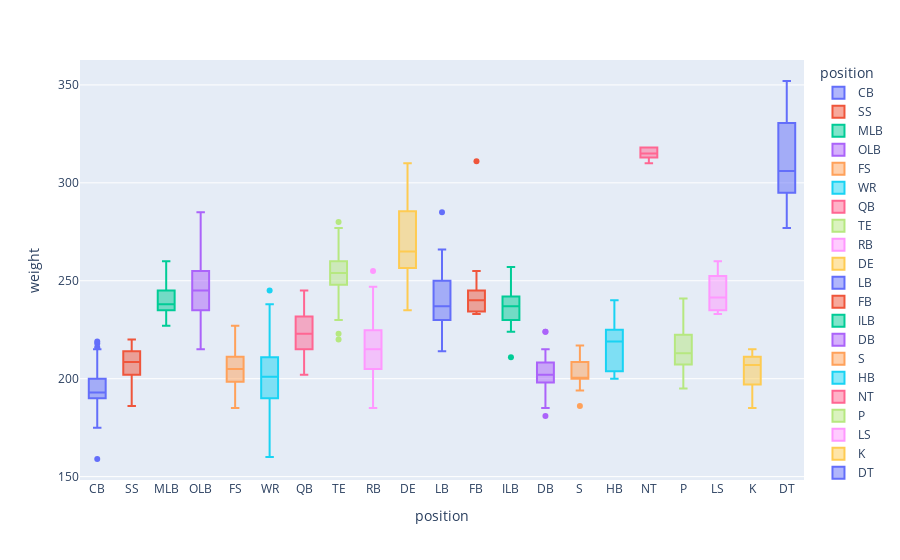

Here is the notebook cell this chart was saved with:
### Code cell
fig =px.box(players, x='position', y='weight',color = 'position')
fig.show()

### Figure 1 — Plotly figure (JSON) as saved in the notebook; plotly's stock layout.template omitted (floating-point values rounded to 4 significant figures; data arrays with more than 128 entries replaced by an {"elided": "..."} marker saying what was removed)
{"data": [{"alignmentgroup": "True", "hovertemplate": "position=%{x}<br>weight=%{y}<extra></extra>", "legendgroup": "CB", "marker": {"color": "#636efa"}, "name": "CB", "notched": false, "offsetgroup": "CB", "orientation": "v", "showlegend": true, "type": "box", "x": {"elided": "195 str values"}, "x0": " ", "xaxis": "x", "y": {"elided": "195 int values"}, "y0": " ", "yaxis": "y"}, {"alignmentgroup": "True", "hovertemplate": "position=%{x}<br>weight=%{y}<extra></extra>", "legendgroup": "SS", "marker": {"color": "#EF553B"}, "name": "SS", "notched": false, "offsetgroup": "SS", "orientation": "v", "showlegend": true, "type": "box", "x": ["SS", "SS", "SS", "SS", "SS", "SS", "SS", "SS", "SS", "SS", "SS", "SS", "SS", "SS", "SS", "SS", "SS", "SS", "SS", "SS", "SS", "SS", "SS", "SS", "SS", "SS", "SS", "SS", "SS", "SS", "SS", "SS", "SS", "SS", "SS", "SS", "SS", "SS", "SS", "SS", "SS", "SS", "SS", "SS", "SS", "SS", "SS", "SS", "SS", "SS", "SS", "SS", "SS", "SS", "SS", "SS", "SS", "SS"], "x0": " ", "xaxis": "x", "y": [186, 190, 204, 211, 197, 205, 210, 210, 202, 209, 210, 214, 215, 215, 204, 215, 208, 203, 199, 218, 195, 218, 210, 205, 212, 220, 200, 213, 208, 197, 207, 209, 200, 210, 195, 215, 210, 220, 210, 215, 191, 202, 220, 215, 205, 203, 195, 200, 216, 207, 200, 215, 220, 198, 205, 208, 210, 212], "y0": " ", "yaxis": "y"}, {"alignmentgroup": "True", "hovertemplate": "position=%{x}<br>weight=%{y}<extra></extra>", "legendgroup": "MLB", "marker": {"color": "#00cc96"}, "name": "MLB", "notched": false, "offsetgroup": "MLB", "orientation": "v", "showlegend": true, "type": "box", "x": ["MLB", "MLB", "MLB", "MLB", "MLB", "MLB", "MLB", "MLB", "MLB", "MLB", "MLB", "MLB", "MLB", "MLB", "MLB", "MLB", "MLB", "MLB", "MLB", "MLB", "MLB", "MLB", "MLB", "MLB", "MLB", "MLB", "MLB", "MLB", "MLB"], "x0": " ", "xaxis": "x", "y": [227, 236, 245, 255, 235, 260, 238, 230, 227, 241, 238, 238, 245, 240, 245, 235, 235, 232, 235, 239, 242, 245, 240, 242, 235, 246, 249, 229, 232], "y0": " ", "yaxis": "y"}, {"alignmentgroup": "True", "hovertemplate": "position=%{x}<br>weight=%{y}<extra></extra>", "legendgroup": "OLB", "marker": {"color": "#ab63fa"}, "name": "OLB", "notched": false, "offsetgroup": "OLB", "orientation": "v", "showlegend": true, "type": "box", "x": ["OLB", "OLB", "OLB", "OLB", "OLB", "OLB", "OLB", "OLB", "OLB", "OLB", "OLB", "OLB", "OLB", "OLB", "OLB", "OLB", "OLB", "OLB", "OLB", "OLB", "OLB", "OLB", "OLB", "OLB", "OLB", "OLB", "OLB", "OLB", "OLB", "OLB", "OLB", "OLB", "OLB", "OLB", "OLB", "OLB", "OLB", "OLB", "OLB", "OLB", "OLB", "OLB", "OLB", "OLB", "OLB", "OLB", "OLB", "OLB", "OLB", "OLB", "OLB", "OLB", "OLB", "OLB", "OLB", "OLB", "OLB", "OLB", "OLB", "OLB", "OLB", "OLB", "OLB", "OLB", "OLB", "OLB", "OLB", "OLB", "OLB", "OLB", "OLB", "OLB", "OLB", "OLB", "OLB", "OLB", "OLB", "OLB", "OLB", "OLB", "OLB", "OLB", "OLB", "OLB", "OLB", "OLB", "OLB", "OLB", "OLB", "OLB", "OLB", "OLB", "OLB", "OLB", "OLB", "OLB", "OLB", "OLB", "OLB", "OLB"], "x0": " ", "xaxis": "x", "y": [232, 230, 230, 272, 261, 245, 223, 265, 244, 240, 255, 269, 252, 235, 255, 235, 242, 244, 257, 242, 239, 250, 261, 246, 258, 250, 240, 233, 240, 255, 262, 220, 250, 215, 244, 265, 265, 265, 253, 230, 243, 222, 240, 255, 265, 245, 259, 259, 256, 233, 234, 250, 245, 241, 263, 265, 245, 221, 250, 232, 255, 244, 230, 241, 250, 263, 250, 250, 240, 235, 235, 225, 228, 230, 229, 245, 255, 234, 255, 240, 235, 254, 236, 258, 225, 238, 246, 240, 265, 245, 240, 275, 285, 235, 260, 248, 252, 233, 253, 275], "y0": " ", "yaxis": "y"}, {"alignmentgroup": "True", "hovertemplate": "position=%{x}<br>weight=%{y}<extra></extra>", "legendgroup": "FS", "marker": {"color": "#FFA15A"}, "name": "FS", "notched": false, "offsetgroup": "FS", "orientation": "v", "showlegend": true, "type": "box", "x": ["FS", "FS", "FS", "FS", "FS", "FS", "FS", "FS", "FS", "FS", "FS", "FS", "FS", "FS", "FS", "FS", "FS", "FS", "FS", "FS", "FS", "FS", "FS", "FS", "FS", "FS", "FS", "FS", "FS", "FS", "FS", "FS", "FS", "FS", "FS", "FS", "FS", "FS", "FS", "FS", "FS", "FS", "FS", "FS", "FS", "FS", "FS", "FS", "FS", "FS", "FS", "FS", "FS", "FS", "FS", "FS", "FS", "FS", "FS", "FS", "FS", "FS", "FS", "FS", "FS"], "x0": " ", "xaxis": "x", "y": [216, 195, 196, 195, 191, 205, 213, 205, 216, 212, 212, 190, 195, 205, 205, 195, 190, 212, 201, 205, 195, 205, 212, 205, 205, 214, 202, 211, 195, 212, 207, 185, 200, 210, 205, 214, 206, 199, 225, 215, 205, 193, 219, 214, 194, 210, 202, 204, 202, 202, 207, 205, 202, 190, 227, 202, 206, 202, 221, 195, 197, 208, 203, 202, 203], "y0": " ", "yaxis": "y"}, {"alignmentgroup": "True", "hovertemplate": "position=%{x}<br>weight=%{y}<extra></extra>", "legendgroup": "WR", "marker": {"color": "#19d3f3"}, "name": "WR", "notched": false, "offsetgroup": "WR", "orientation": "v", "showlegend": true, "type": "box", "x": {"elided": "228 str values"}, "x0": " ", "xaxis": "x", "y": {"elided": "228 int values"}, "y0": " ", "yaxis": "y"}, {"alignmentgroup": "True", "hovertemplate": "position=%{x}<br>weight=%{y}<extra></extra>", "legendgroup": "QB", "marker": {"color": "#FF6692"}, "name": "QB", "notched": false, "offsetgroup": "QB", "orientation": "v", "showlegend": true, "type": "box", "x": ["QB", "QB", "QB", "QB", "QB", "QB", "QB", "QB", "QB", "QB", "QB", "QB", "QB", "QB", "QB", "QB", "QB", "QB", "QB", "QB", "QB", "QB", "QB", "QB", "QB", "QB", "QB", "QB", "QB", "QB", "QB", "QB", "QB", "QB", "QB", "QB", "QB", "QB", "QB", "QB", "QB", "QB", "QB", "QB", "QB", "QB", "QB", "QB", "QB", "QB", "QB", "QB", "QB", "QB", "QB", "QB", "QB", "QB", "QB", "QB", "QB", "QB", "QB", "QB", "QB", "QB", "QB", "QB", "QB", "QB", "QB"], "x0": " ", "xaxis": "x", "y": [243, 217, 225, 245, 237, 212, 240, 215, 240, 220, 207, 222, 235, 225, 221, 228, 209, 236, 218, 213, 224, 238, 245, 225, 215, 235, 220, 225, 225, 210, 223, 228, 202, 230, 231, 225, 215, 215, 215, 221, 237, 235, 215, 229, 231, 240, 215, 245, 221, 235, 215, 235, 210, 210, 220, 216, 215, 218, 234, 215, 212, 213, 232, 219, 219, 225, 211, 227, 222, 230, 231], "y0": " ", "yaxis": "y"}, {"alignmentgroup": "True", "hovertemplate": "position=%{x}<br>weight=%{y}<extra></extra>", "legendgroup": "TE", "marker": {"color": "#B6E880"}, "name": "TE", "notched": false, "offsetgroup": "TE", "orientation": "v", "showlegend": true, "type": "box", "x": ["TE", "TE", "TE", "TE", "TE", "TE", "TE", "TE", "TE", "TE", "TE", "TE", "TE", "TE", "TE", "TE", "TE", "TE", "TE", "TE", "TE", "TE", "TE", "TE", "TE", "TE", "TE", "TE", "TE", "TE", "TE", "TE", "TE", "TE", "TE", "TE", "TE", "TE", "TE", "TE", "TE", "TE", "TE", "TE", "TE", "TE", "TE", "TE", "TE", "TE", "TE", "TE", "TE", "TE", "TE", "TE", "TE", "TE", "TE", "TE", "TE", "TE", "TE", "TE", "TE", "TE", "TE", "TE", "TE", "TE", "TE", "TE", "TE", "TE", "TE", "TE", "TE", "TE", "TE", "TE", "TE", "TE", "TE", "TE", "TE", "TE", "TE", "TE", "TE", "TE", "TE", "TE", "TE", "TE", "TE", "TE", "TE", "TE", "TE", "TE", "TE", "TE", "TE", "TE", "TE", "TE", "TE", "TE", "TE", "TE", "TE", "TE", "TE", "TE", "TE", "TE", "TE", "TE", "TE", "TE", "TE", "TE", "TE", "TE", "TE", "TE", "TE", "TE"], "x0": " ", "xaxis": "x", "y": [250, 256, 268, 254, 253, 246, 270, 252, 250, 246, 255, 250, 270, 246, 261, 245, 262, 253, 255, 250, 255, 260, 252, 248, 240, 260, 248, 253, 265, 260, 277, 243, 255, 245, 250, 250, 255, 235, 256, 242, 262, 245, 240, 255, 255, 242, 248, 243, 255, 255, 260, 260, 260, 255, 255, 242, 250, 265, 268, 238, 247, 267, 265, 254, 268, 250, 257, 263, 252, 258, 254, 257, 240, 240, 232, 255, 255, 255, 265, 265, 254, 257, 260, 267, 230, 223, 246, 255, 252, 250, 257, 255, 250, 265, 245, 280, 261, 267, 243, 253, 260, 267, 255, 248, 252, 252, 245, 237, 265, 256, 220, 254, 265, 252, 265, 240, 250, 251, 257, 258, 257, 247, 255, 250, 265, 245, 252, 237], "y0": " ", "yaxis": "y"}, {"alignmentgroup": "True", "hovertemplate": "position=%{x}<br>weight=%{y}<extra></extra>", "legendgroup": "RB", "marker": {"color": "#FF97FF"}, "name": "RB", "notched": false, "offsetgroup": "RB", "orientation": "v", "showlegend": true, "type": "box", "x": {"elided": "135 str values"}, "x0": " ", "xaxis": "x", "y": {"elided": "135 int values"}, "y0": " ", "yaxis": "y"}, {"alignmentgroup": "True", "hovertemplate": "position=%{x}<br>weight=%{y}<extra></extra>", "legendgroup": "DE", "marker": {"color": "#FECB52"}, "name": "DE", "notched": false, "offsetgroup": "DE", "orientation": "v", "showlegend": true, "type": "box", "x": ["DE", "DE", "DE", "DE", "DE", "DE", "DE", "DE", "DE", "DE", "DE", "DE", "DE", "DE", "DE", "DE", "DE", "DE", "DE", "DE", "DE", "DE", "DE", "DE", "DE", "DE", "DE", "DE", "DE", "DE", "DE", "DE", "DE", "DE", "DE", "DE", "DE", "DE", "DE", "DE", "DE", "DE", "DE", "DE", "DE", "DE", "DE", "DE", "DE"], "x0": " ", "xaxis": "x", "y": [246, 249, 302, 243, 265, 235, 270, 289, 263, 265, 246, 260, 255, 288, 252, 255, 300, 300, 255, 260, 272, 301, 275, 247, 262, 265, 280, 265, 300, 280, 281, 285, 265, 288, 273, 265, 310, 265, 287, 259, 260, 268, 296, 259, 257, 295, 254, 240, 279], "y0": " ", "yaxis": "y"}, {"alignmentgroup": "True", "hovertemplate": "position=%{x}<br>weight=%{y}<extra></extra>", "legendgroup": "LB", "marker": {"color": "#636efa"}, "name": "LB", "notched": false, "offsetgroup": "LB", "orientation": "v", "showlegend": true, "type": "box", "x": ["LB", "LB", "LB", "LB", "LB", "LB", "LB", "LB", "LB", "LB", "LB", "LB", "LB", "LB", "LB", "LB", "LB", "LB", "LB", "LB", "LB", "LB", "LB", "LB", "LB", "LB", "LB", "LB", "LB", "LB", "LB", "LB", "LB", "LB", "LB", "LB", "LB", "LB", "LB", "LB", "LB", "LB", "LB", "LB", "LB", "LB", "LB", "LB", "LB", "LB", "LB", "LB", "LB", "LB", "LB", "LB", "LB", "LB"], "x0": " ", "xaxis": "x", "y": [230, 215, 250, 235, 230, 250, 230, 242, 225, 255, 250, 245, 256, 260, 230, 235, 260, 216, 251, 285, 220, 255, 254, 229, 230, 236, 250, 240, 225, 234, 233, 244, 226, 230, 246, 244, 227, 233, 266, 238, 254, 260, 235, 228, 228, 223, 252, 231, 232, 235, 251, 240, 245, 214, 249, 222, 240, 258], "y0": " ", "yaxis": "y"}, {"alignmentgroup": "True", "hovertemplate": "position=%{x}<br>weight=%{y}<extra></extra>", "legendgroup": "FB", "marker": {"color": "#EF553B"}, "name": "FB", "notched": false, "offsetgroup": "FB", "orientation": "v", "showlegend": true, "type": "box", "x": ["FB", "FB", "FB", "FB", "FB", "FB", "FB", "FB", "FB", "FB", "FB", "FB", "FB", "FB", "FB", "FB", "FB", "FB", "FB"], "x0": " ", "xaxis": "x", "y": [233, 311, 248, 255, 233, 246, 240, 242, 240, 250, 240, 234, 234, 235, 242, 240, 235, 233, 239], "y0": " ", "yaxis": "y"}, {"alignmentgroup": "True", "hovertemplate": "position=%{x}<br>weight=%{y}<extra></extra>", "legendgroup": "ILB", "marker": {"color": "#00cc96"}, "name": "ILB", "notched": false, "offsetgroup": "ILB", "orientation": "v", "showlegend": true, "type": "box", "x": ["ILB", "ILB", "ILB", "ILB", "ILB", "ILB", "ILB", "ILB", "ILB", "ILB", "ILB", "ILB", "ILB", "ILB", "ILB", "ILB", "ILB", "ILB", "ILB", "ILB", "ILB", "ILB", "ILB", "ILB", "ILB", "ILB", "ILB", "ILB", "ILB", "ILB", "ILB", "ILB", "ILB", "ILB", "ILB", "ILB", "ILB", "ILB", "ILB", "ILB", "ILB", "ILB", "ILB", "ILB", "ILB", "ILB", "ILB", "ILB", "ILB", "ILB", "ILB", "ILB", "ILB", "ILB", "ILB", "ILB"], "x0": " ", "xaxis": "x", "y": [250, 227, 245, 233, 230, 225, 236, 233, 226, 241, 225, 235, 238, 257, 237, 248, 242, 211, 235, 235, 250, 250, 245, 245, 232, 239, 242, 237, 241, 246, 232, 250, 228, 245, 237, 240, 252, 235, 240, 236, 237, 245, 230, 225, 230, 240, 224, 232, 229, 235, 240, 230, 230, 240, 239, 227], "y0": " ", "yaxis": "y"}, {"alignmentgroup": "True", "hovertemplate": "position=%{x}<br>weight=%{y}<extra></extra>", "legendgroup": "DB", "marker": {"color": "#ab63fa"}, "name": "DB", "notched": false, "offsetgroup": "DB", "orientation": "v", "showlegend": true, "type": "box", "x": ["DB", "DB", "DB", "DB", "DB", "DB", "DB", "DB", "DB", "DB", "DB", "DB", "DB", "DB", "DB", "DB", "DB", "DB", "DB", "DB", "DB", "DB", "DB", "DB", "DB", "DB", "DB", "DB", "DB", "DB", "DB", "DB", "DB"], "x0": " ", "xaxis": "x", "y": [207, 214, 181, 200, 205, 205, 198, 200, 202, 209, 210, 210, 190, 205, 193, 200, 190, 199, 198, 185, 200, 202, 203, 208, 200, 199, 211, 185, 224, 224, 215, 195, 205], "y0": " ", "yaxis": "y"}, {"alignmentgroup": "True", "hovertemplate": "position=%{x}<br>weight=%{y}<extra></extra>", "legendgroup": "S", "marker": {"color": "#FFA15A"}, "name": "S", "notched": false, "offsetgroup": "S", "orientation": "v", "showlegend": true, "type": "box", "x": ["S", "S", "S", "S", "S", "S", "S", "S", "S", "S", "S"], "x0": " ", "xaxis": "x", "y": [217, 200, 207, 204, 210, 209, 194, 200, 200, 186, 200], "y0": " ", "yaxis": "y"}, {"alignmentgroup": "True", "hovertemplate": "position=%{x}<br>weight=%{y}<extra></extra>", "legendgroup": "HB", "marker": {"color": "#19d3f3"}, "name": "HB", "notched": false, "offsetgroup": "HB", "orientation": "v", "showlegend": true, "type": "box", "x": ["HB", "HB", "HB", "HB", "HB"], "x0": " ", "xaxis": "x", "y": [205, 220, 200, 240, 219], "y0": " ", "yaxis": "y"}, {"alignmentgroup": "True", "hovertemplate": "position=%{x}<br>weight=%{y}<extra></extra>", "legendgroup": "NT", "marker": {"color": "#FF6692"}, "name": "NT", "notched": false, "offsetgroup": "NT", "orientation": "v", "showlegend": true, "type": "box", "x": ["NT", "NT", "NT", "NT", "NT"], "x0": " ", "xaxis": "x", "y": [318, 318, 315, 314, 310], "y0": " ", "yaxis": "y"}, {"alignmentgroup": "True", "hovertemplate": "position=%{x}<br>weight=%{y}<extra></extra>", "legendgroup": "P", "marker": {"color": "#B6E880"}, "name": "P", "notched": false, "offsetgroup": "P", "orientation": "v", "showlegend": true, "type": "box", "x": ["P", "P", "P", "P", "P", "P", "P", "P", "P", "P", "P", "P", "P"], "x0": " ", "xaxis": "x", "y": [214, 208, 241, 235, 208, 205, 200, 224, 213, 195, 222, 211, 220], "y0": " ", "yaxis": "y"}, {"alignmentgroup": "True", "hovertemplate": "position=%{x}<br>weight=%{y}<extra></extra>", "legendgroup": "LS", "marker": {"color": "#FF97FF"}, "name": "LS", "notched": false, "offsetgroup": "LS", "orientation": "v", "showlegend": true, "type": "box", "x": ["LS", "LS", "LS", "LS", "LS", "LS", "LS", "LS", "LS", "LS", "LS", "LS"], "x0": " ", "xaxis": "x", "y": [260, 240, 235, 255, 235, 240, 243, 250, 245, 233, 258, 235], "y0": " ", "yaxis": "y"}, {"alignmentgroup": "True", "hovertemplate": "position=%{x}<br>weight=%{y}<extra></extra>", "legendgroup": "K", "marker": {"color": "#FECB52"}, "name": "K", "notched": false, "offsetgroup": "K", "orientation": "v", "showlegend": true, "type": "box", "x": ["K", "K", "K", "K", "K"], "x0": " ", "xaxis": "x", "y": [207, 210, 215, 185, 201], "y0": " ", "yaxis": "y"}, {"alignmentgroup": "True", "hovertemplate": "position=%{x}<br>weight=%{y}<extra></extra>", "legendgroup": "DT", "marker": {"color": "#636efa"}, "name": "DT", "notched": false, "offsetgroup": "DT", "orientation": "v", "showlegend": true, "type": "box", "x": ["DT", "DT", "DT", "DT", "DT", "DT", "DT", "DT", "DT", "DT", "DT", "DT", "DT", "DT", "DT", "DT", "DT", "DT", "DT", "DT", "DT", "DT", "DT", "DT", "DT", "DT", "DT", "DT"], "x0": " ", "xaxis": "x", "y": [290, 307, 300, 291, 345, 305, 347, 305, 314, 293, 329, 288, 309, 350, 336, 295, 285, 277, 295, 297, 320, 352, 313, 332, 315, 303, 300, 347], "y0": " ", "yaxis": "y"}], "layout": {"boxmode": "overlay", "legend": {"title": {"text": "position"}, "tracegroupgap": 0}, "margin": {"t": 60}, "xaxis": {"anchor": "y", "categoryarray": ["CB", "SS", "MLB", "OLB", "FS", "WR", "QB", "TE", "RB", "DE", "LB", "FB", "ILB", "DB", "S", "HB", "NT", "P", "LS", "K", "DT"], "categoryorder": "array", "domain": [0, 1], "title": {"text": "position"}}, "yaxis": {"anchor": "x", "domain": [0, 1], "title": {"text": "weight"}}}}
